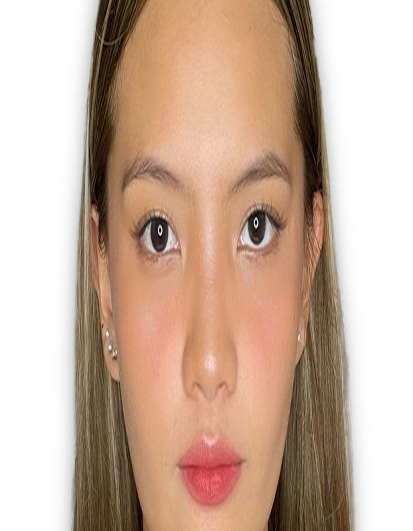
#> input picture PassportPhotoProject/person1.png, 413 x 531 px
$ python passport_photo_scanner.py
#> lines starting #> are read from the running program, lines starting #| are printed output that depends on the picture
import cv2
import numpy as np

# Passport photo size (India) at 300 DPI
PHOTO_WIDTH = 413
PHOTO_HEIGHT = 531

def load_image(path):
    img = cv2.imread(path)
    if img is None:
        raise ValueError("Image not found")
    return img

def detect_main_face(gray_img, detector):
    faces = detector.detectMultiScale(
        gray_img,
        scaleFactor=1.1,
        minNeighbors=5,
        minSize=(120, 120)
    )
    if len(faces) == 0:
        raise ValueError("No face detected")
    return max(faces, key=lambda f: f[2] * f[3])

def crop_with_margin(image, face_box, margin_ratio=0.35):
    x, y, w, h = face_box
    margin = int(w * margin_ratio)

    x1 = max(0, x - margin)
    y1 = max(0, y - margin)
    x2 = min(image.shape[1], x + w + margin)
    y2 = min(image.shape[0], y + h + margin)

    return image[y1:y2, x1:x2]

def main():
    image_path = "person1.png"

    image = load_image(image_path)
#> in load_image, img is the input picture: shape (531, 413, 3); mean B, G, R 158.9, 176.5, 203
    gray = cv2.cvtColor(image, cv2.COLOR_BGR2GRAY)
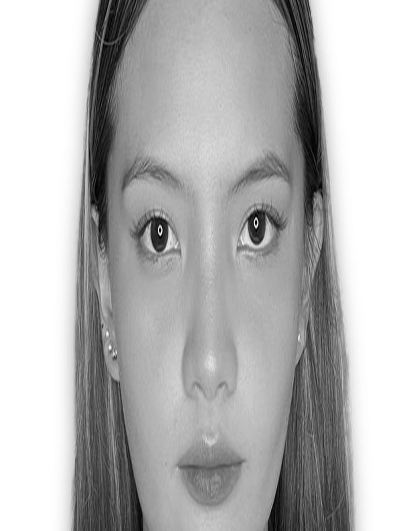
#> gray: shape (531, 413); min 0, max 255, mean 182.5

    face_detector = cv2.CascadeClassifier(
        "haarcascade_frontalface_default.xml"
    )

    face = detect_main_face(gray, face_detector)
#> in detect_main_face, `faces = detector.detectMultiScale( gray_img, scaleFactor=1.1, minNeigh..`: faces = [[61, 118, 297, 297]]
#> face = [61, 118, 297, 297]
    cropped = crop_with_margin(image, face)
#> in crop_with_margin, `x, y, w, h = face_box`: x = 61; y = 118; w = 297
#> in crop_with_margin, `margin = int(w * margin_ratio)`: margin = 103
#> in crop_with_margin, `x1 = max(0, x - margin)`: x1 = 0
#> in crop_with_margin, `y1 = max(0, y - margin)`: y1 = 15
#> in crop_with_margin, `x2 = min(image.shape[1], x + w + margin)`: x2 = 413
#> in crop_with_margin, `y2 = min(image.shape[0], y + h + margin)`: y2 = 518
#> in crop_with_margin, `return image[y1:y2, x1:x2]`:
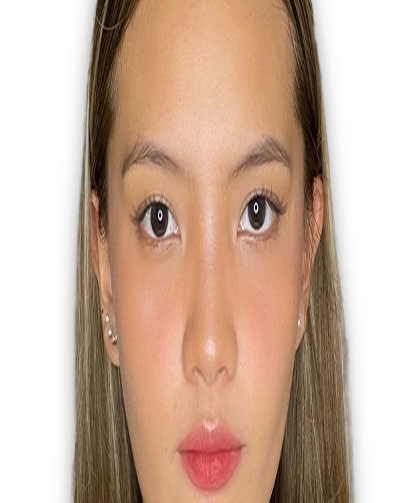
#> returned value: shape (503, 413, 3); mean of channels 0, 1, 2 159.4, 177, 203.8; drawn as B, G, R

    passport_photo = cv2.resize(
        cropped,
        (PHOTO_WIDTH, PHOTO_HEIGHT),
        interpolation=cv2.INTER_CUBIC
    )
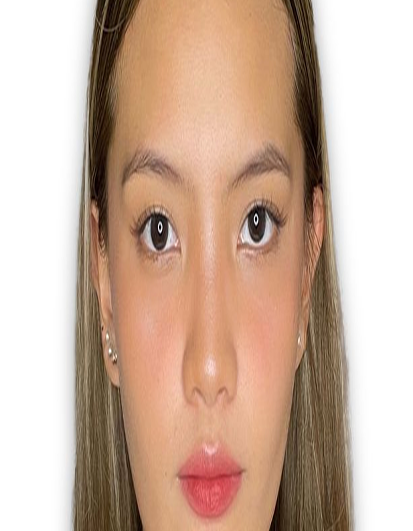
#> passport_photo: shape (531, 413, 3); mean B, G, R 159.4, 177, 203.8

    output_file = "person1.png"
    cv2.imwrite(output_file, passport_photo)

    print("✅ Passport photo saved as:", output_file)

if __name__ == "__main__":
    main()
